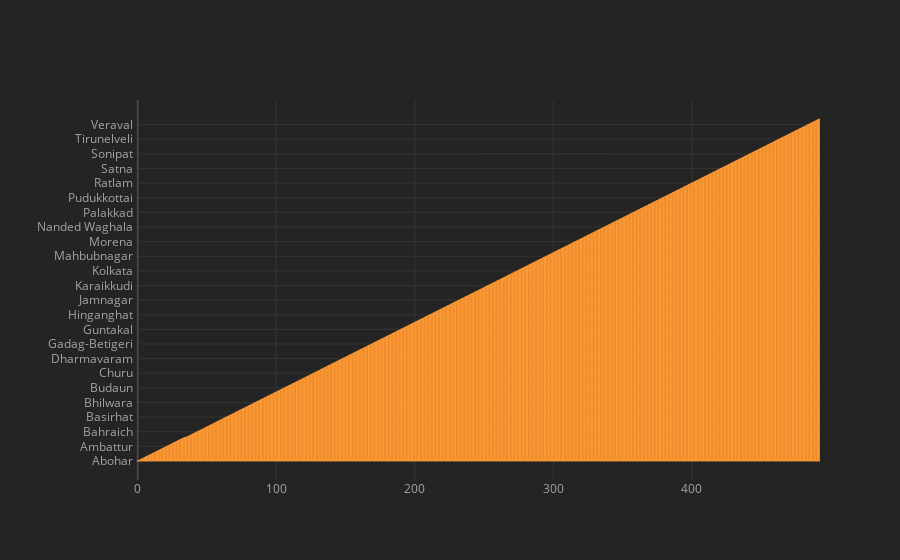

Source (notebook cell):
### Code cell
#bar graph
df[['name_of_city']].iplot(kind='bar')

### Figure 1 — Plotly figure (JSON) as saved in the notebook; plotly's stock layout.template omitted (floating-point values rounded to 4 significant figures; data arrays with more than 128 entries replaced by an {"elided": "..."} marker saying what was removed)
{"data": [{"marker": {"color": "rgba(255, 153, 51, 0.6)", "line": {"color": "rgba(255, 153, 51, 1.0)", "width": 1}}, "name": "name_of_city", "orientation": "v", "text": "", "type": "bar", "x": {"elided": "493 int values"}, "y": {"elided": "493 str values"}}], "layout": {"legend": {"bgcolor": "#242424", "font": {"color": "#F4F4F4"}}, "paper_bgcolor": "#242424", "plot_bgcolor": "#242424", "title": {"font": {"color": "#F4F4F4"}}, "xaxis": {"gridcolor": "#343434", "showgrid": true, "tickfont": {"color": "#A4A4A4"}, "title": {"font": {"color": "#A4A4A4"}, "text": ""}, "zerolinecolor": "#444444"}, "yaxis": {"gridcolor": "#343434", "showgrid": true, "tickfont": {"color": "#A4A4A4"}, "title": {"font": {"color": "#A4A4A4"}, "text": ""}, "zerolinecolor": "#444444"}}}
